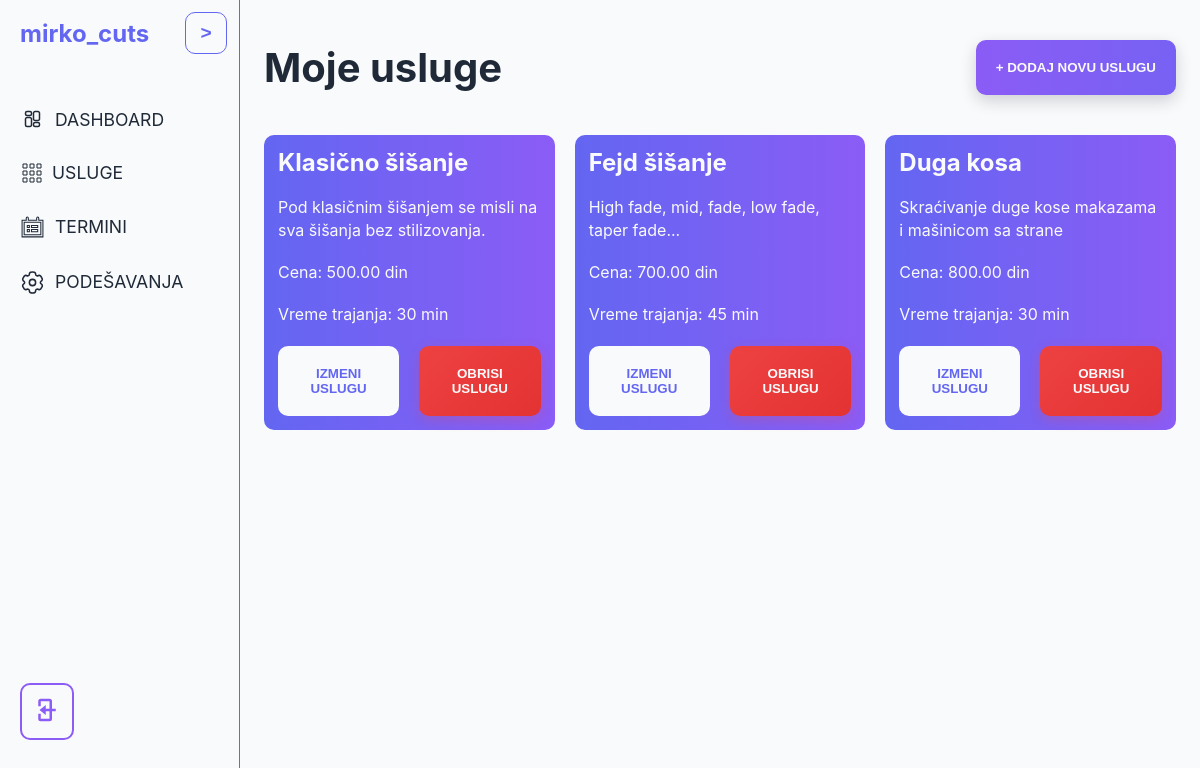
Screenshot of /salons/mirko_cuts/services/ (signed in) with the database file from the repository.
### salons/models.py (models this page shows, shortened)
class Salon(models.Model):
    owner = models.OneToOneField(User, on_delete=models.CASCADE)
    name = models.CharField(max_length=50, unique=True)
    description = models.TextField(unique=True)
    image = models.ImageField(default='img/barber_default.jpg')
    address = models.CharField(max_length=200, unique=True)
    phone = models.CharField(max_length=20, unique=True, blank=True)
    created_at = models.DateTimeField(auto_now_add=True)
    is_approved = models.BooleanField(default=False)
    is_active = models.BooleanField(default=False)
    class Meta:
        verbose_name_plural = "Saloni"

class Service(models.Model):
    salon = models.ForeignKey(Salon, on_delete=models.CASCADE, related_name='services')
    name = models.CharField(max_length=50, unique=True)
    description = models.TextField()
    price = models.DecimalField(max_digits=8, decimal_places=2)
    duration = models.IntegerField(help_text='Trajanje u minutima')
    class Meta:
        unique_together = ['salon', 'name']
        verbose_name_plural = "Usluge"

### salons/views.py (the view)
# urls.py: path('<str:salon_name>/services/', views.services_page, name='services_page'),
@require_barber_with_approved_salon
def services_page(request, salon_name):
    salon = get_object_or_404(Salon, name=salon_name)
    if not (request.user.is_superuser or request.user.is_staff):
        if salon.owner != request.user:
            return HttpResponseForbidden("Nemate dozvolu da vidite stranicu za usluge ovog salon")
    services = salon.services.all()
    return render(request, 'salons/services.html', {'salon': salon, 'services': services})

### salons/templates/salons/services.html (shortened to what this page needs)
{% extends "salons/salons_base.html" %}
{% block content %}
    <main>
        <section class="services-page-section">
            <div class="inline-div space-between">
                <h1>Moje usluge</h1>
                <button class="main-btn" id="addNewService" data-url="{% url 'salons:create_service' salon_name=salon.name %}">+ dodaj novu uslugu</button>
            </div>
            <div class="dashboard-appoitments">
                {% for service in services %}
                    <div class="card services">
                        <h3>{{ service.name }}</h3>
                        <p>{{ service.description }}</p>
                        <p>Cena: {{ service.price }} din</p>
                        <p>Vreme trajanja: {{ service.duration }} min</p>
                        <div class="inline-div">
                            <button class="card-btn" data-url="{% url 'salons:update_service' salon_name=salon.name service_id=service.id %}">izmeni uslugu</button>
                            <button class="delete-btn" data-url="{% url 'salons:delete_service' salon_name=salon.name service_id=service.id %}">obrisi uslugu</button>
                        </div>
                    </div>
                {% endfor %}
            </div>
        </section>
    </main>
{% endblock content %}

### salons/templates/salons/partials/salons_sidebar.html (shortened to what this page needs)
{% load static %}
<nav class="salons-sidebar" aria-label="Sidebar">
    <div class="sidebar-container">
        <div>
            <button class="sidebar-toggle" id="sidebarToggle" aria-label="Toggle sidebar" aria-expanded="true">
                <span class="sidebar-toggle-text" aria-hidden="true">&gt;</span>
            </button>
            <h3 class="sidebar-logo">{% if salon %}{{ salon.name }}{% else %}Novi salon{% endif %}</h3>
            <div>
                {% if salon %}
                <ul class="sidebar-links">
                    <li><a href="{% url 'salons:salon_dashboard' salon.name %}">
                        Dashboard
                    </a></li>
                    <li><a href="{% url 'salons:services_page' salon.name %}">
                        Usluge
                    </a></li>
                    <li><a href="{% url 'salons:appointments' salon.name %}">
                        Termini
                    </a></li>
                    <li><a href="{% url 'salons:edit_salon' salon.name %}">
                        Podešavanja
                    </a></li>
                </ul>
                {% endif %}
            </div>
        </div>
        <div>
            <button class="sec-btn pad" id="logoutBtn" aria-label="Logout">
                <svg id="logoutIcon" class="logout-icon" viewBox="0 0 24 24" width="30" height="30" role="img" aria-hidden="true" focusable="false" fill="currentColor">
                    <path d="M10 3h7a2 2 0 0 1 2 2v4h-2V5H10v14h7v-4h2v4a2 2 0 0 1-2 2h-7a2 2 0 0 1-2-2V5a2 2 0 0 1 2-2z" />
                    <path d="M13 8l5 4-5 4v-3H5v-2h8V8z" />
                </svg>
            </button>
        </div>
    </div>
</nav>

### static/css/main.css (style rules this page uses)
:root { --primary: #6366F1; --secondary: #8B5CF6; --accent: #F59E0B; --bg: #F9FAFB; --text: #1F2937; --todo: #374151; --progress: #78350F; --success: #10B981; --gradient90: linear-gradient(90deg, #6366F1, #8B5CF6); --gradient180: linear-gradient(180deg, #6366F1, #8B5CF6); --gradient270: linear-gradient(270deg, #6366F1, #8B5CF6); --gradient-delete: linear-gradient(135deg, #EF4444, #DC2626); }
* { box-sizing: border-box; margin: 0; padding: 0; }
html { scroll-behavior: smooth; }
body { font-family: 'Inter', sans-serif; font-size: 1rem; line-height: 1.4rem; color: var(--text); background-color: var(--bg); }
h1 { font-family: 'Inter', sans-serif; font-size: 2.5rem; line-height: 2.7rem; }
h3 { font-family: 'Inter', sans-serif; font-size: 1.5rem; line-height: 1.7rem; }
a { text-decoration: none; }
section { padding: 0 2vw; }
button { border: none; padding: 20px; border-radius: 10px; text-transform: uppercase; font-weight: 600; cursor: pointer; }
.main-btn { background-image: var(--gradient270); background-size: 200% 200%; background-position: 0% 50%; color: var(--bg); box-shadow: 0 6px 16px rgba(15, 23, 42, 0.18); transition: background-position 300ms ease, transform 300ms ease, box-shadow 300ms ease; }
.sec-btn { padding: 20px; border: 2px solid var(--secondary); background-color: transparent; color: var(--secondary); transition: all 300ms ease; }
.sec-btn.pad { padding: 10px; }
.card-btn { background-color: var(--bg); color: var(--primary); transition: all 300ms ease; }
.delete-btn { background-image: var(--gradient-delete); color: var(--bg); background-size: 200% 200%; background-position: 0% 50%; box-shadow: 0 4px 12px rgba(239, 68, 68, 0.25); transition: background-position 300ms ease, transform 300ms ease, box-shadow 300ms ease; }
#logoutIcon { transform: rotate(180deg); color: var(--secondary); }
.inline-div { display: flex; align-items: center; gap: 20px; }
.inline-div.space-between { width: 100%; justify-content: space-between; }

### salons/static/salons/css/salons.css (style rules this page uses)
:root { --sidebar-width: 20vw; --sidebar-peek: 56px; }
body { padding-left: var(--sidebar-width); transition: padding-left 200ms ease; }
section { padding-top: 5vh; }
.salons-sidebar { width: var(--sidebar-width); height: 100vh; position: fixed; left: 0; top: 0; bottom: 0; border-right: 1px solid var(--primary); transition: transform 200ms ease; }
.sidebar-container { display: flex; justify-content: space-between; flex-direction: column; height: 95%; padding: 20px; position: relative; }
.sidebar-toggle { position: absolute; top: 12px; right: 12px; display: inline-flex; align-items: center; justify-content: center; width: 36px; height: 36px; border-radius: 10px; border: 1px solid var(--primary); background: var(--bg); color: var(--primary); cursor: pointer; transition: all 200ms ease; }
.sidebar-toggle-text { display: block; font-size: 1.2rem; line-height: 1; transition: transform 200ms ease; }
.sidebar-logo { color: var(--primary); }
.sidebar-links { list-style: none; padding: 0; cursor: pointer; padding-top: 50px; }
.sidebar-links li { margin-left: -5px; margin-bottom: 10px; padding: 10px 5px; border-radius: 10px; transition: all 200ms ease; }
.sidebar-links li a { text-decoration: none; color: var(--text); font-size: 1.1rem; text-transform: uppercase; transition: all 200ms ease; display: flex; align-items: center; gap: 10px; }
.link-icon { width: 25px; height: 25px; fill: none; stroke: currentColor; }
.link-icon.smaller { width: 20px; height: 20px; margin-left: 2px; }
.dashboard-appoitments { display: grid; grid-template-columns: repeat(3, 1fr); gap: 20px; padding-top: 5vh; }
.card { display: flex; justify-content: space-between; flex-direction: column; gap: 20px; padding: 14px; border: none; border-radius: 10px; background-image: var(--gradient90); color: var(--bg); }

### rows the page displays
Salon: name "mirko_cuts"
Service: name "Klasično šišanje", description "Pod klasičnim šišanjem se misli na sva šišanja bez stilizovanja.", price "500.00", duration "30"
Service: name "Fejd šišanje", description "High fade, mid, fade, low fade, taper fade...", price "700.00", duration "45"
Service: name "Duga kosa", description "Skraćivanje duge kose makazama i mašinicom sa strane", price "800.00", duration "30"
